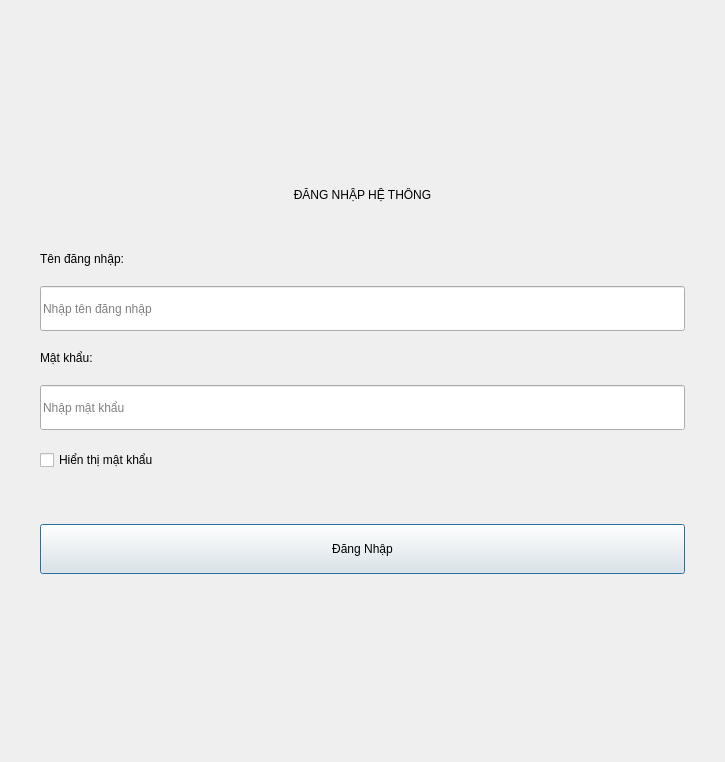
<?xml version="1.0" encoding="UTF-8"?>
<ui version="4.0">
 <class>LoginDialog</class>
 <widget class="QDialog" name="LoginDialog">
  <property name="geometry">
   <rect>
    <x>0</x>
    <y>0</y>
    <width>725</width>
    <height>762</height>
   </rect>
  </property>
  <property name="windowTitle">
   <string>Đăng Nhập</string>
  </property>
  <layout class="QVBoxLayout" name="verticalLayout">
   <property name="spacing">
    <number>20</number>
   </property>
   <property name="leftMargin">
    <number>40</number>
   </property>
   <property name="topMargin">
    <number>40</number>
   </property>
   <property name="rightMargin">
    <number>40</number>
   </property>
   <property name="bottomMargin">
    <number>40</number>
   </property>
   <item>
    <spacer name="verticalSpacer_top">
     <property name="orientation">
      <enum>Qt::Orientation::Vertical</enum>
     </property>
     <property name="sizeHint" stdset="0">
      <size>
       <width>20</width>
       <height>40</height>
      </size>
     </property>
    </spacer>
   </item>
   <item>
    <widget class="QLabel" name="lblTitle">
     <property name="text">
      <string>ĐĂNG NHẬP HỆ THỐNG</string>
     </property>
     <property name="alignment">
      <set>Qt::AlignmentFlag::AlignCenter</set>
     </property>
    </widget>
   </item>
   <item>
    <spacer name="spacer1">
     <property name="orientation">
      <enum>Qt::Orientation::Vertical</enum>
     </property>
     <property name="sizeType">
      <enum>QSizePolicy::Policy::Fixed</enum>
     </property>
     <property name="sizeHint" stdset="0">
      <size>
       <width>20</width>
       <height>30</height>
      </size>
     </property>
    </spacer>
   </item>
   <item>
    <widget class="QLabel" name="label">
     <property name="text">
      <string>Tên đăng nhập:</string>
     </property>
    </widget>
   </item>
   <item>
    <widget class="QLineEdit" name="txtUsername">
     <property name="minimumSize">
      <size>
       <width>0</width>
       <height>45</height>
      </size>
     </property>
     <property name="placeholderText">
      <string>Nhập tên đăng nhập</string>
     </property>
    </widget>
   </item>
   <item>
    <widget class="QLabel" name="label_2">
     <property name="text">
      <string>Mật khẩu:</string>
     </property>
    </widget>
   </item>
   <item>
    <widget class="QLineEdit" name="txtPassword">
     <property name="minimumSize">
      <size>
       <width>0</width>
       <height>45</height>
      </size>
     </property>
     <property name="echoMode">
      <enum>QLineEdit::EchoMode::Password</enum>
     </property>
     <property name="placeholderText">
      <string>Nhập mật khẩu</string>
     </property>
    </widget>
   </item>
   <item>
    <widget class="QCheckBox" name="chkShowPassword">
     <property name="enabled">
      <bool>true</bool>
     </property>
     <property name="sizePolicy">
      <sizepolicy hsizetype="Minimum" vsizetype="Fixed">
       <horstretch>0</horstretch>
       <verstretch>0</verstretch>
      </sizepolicy>
     </property>
     <property name="minimumSize">
      <size>
       <width>0</width>
       <height>0</height>
      </size>
     </property>
     <property name="text">
      <string>Hiển thị mật khẩu</string>
     </property>
    </widget>
   </item>
   <item>
    <widget class="QLabel" name="lblError">
     <property name="text">
      <string/>
     </property>
     <property name="alignment">
      <set>Qt::AlignmentFlag::AlignCenter</set>
     </property>
     <property name="wordWrap">
      <bool>true</bool>
     </property>
    </widget>
   </item>
   <item>
    <widget class="QPushButton" name="btnLogin">
     <property name="minimumSize">
      <size>
       <width>0</width>
       <height>50</height>
      </size>
     </property>
     <property name="text">
      <string>Đăng Nhập</string>
     </property>
    </widget>
   </item>
   <item>
    <spacer name="verticalSpacer_bottom">
     <property name="orientation">
      <enum>Qt::Orientation::Vertical</enum>
     </property>
     <property name="sizeHint" stdset="0">
      <size>
       <width>20</width>
       <height>40</height>
      </size>
     </property>
    </spacer>
   </item>
  </layout>
 </widget>
 <resources/>
 <connections/>
</ui>
